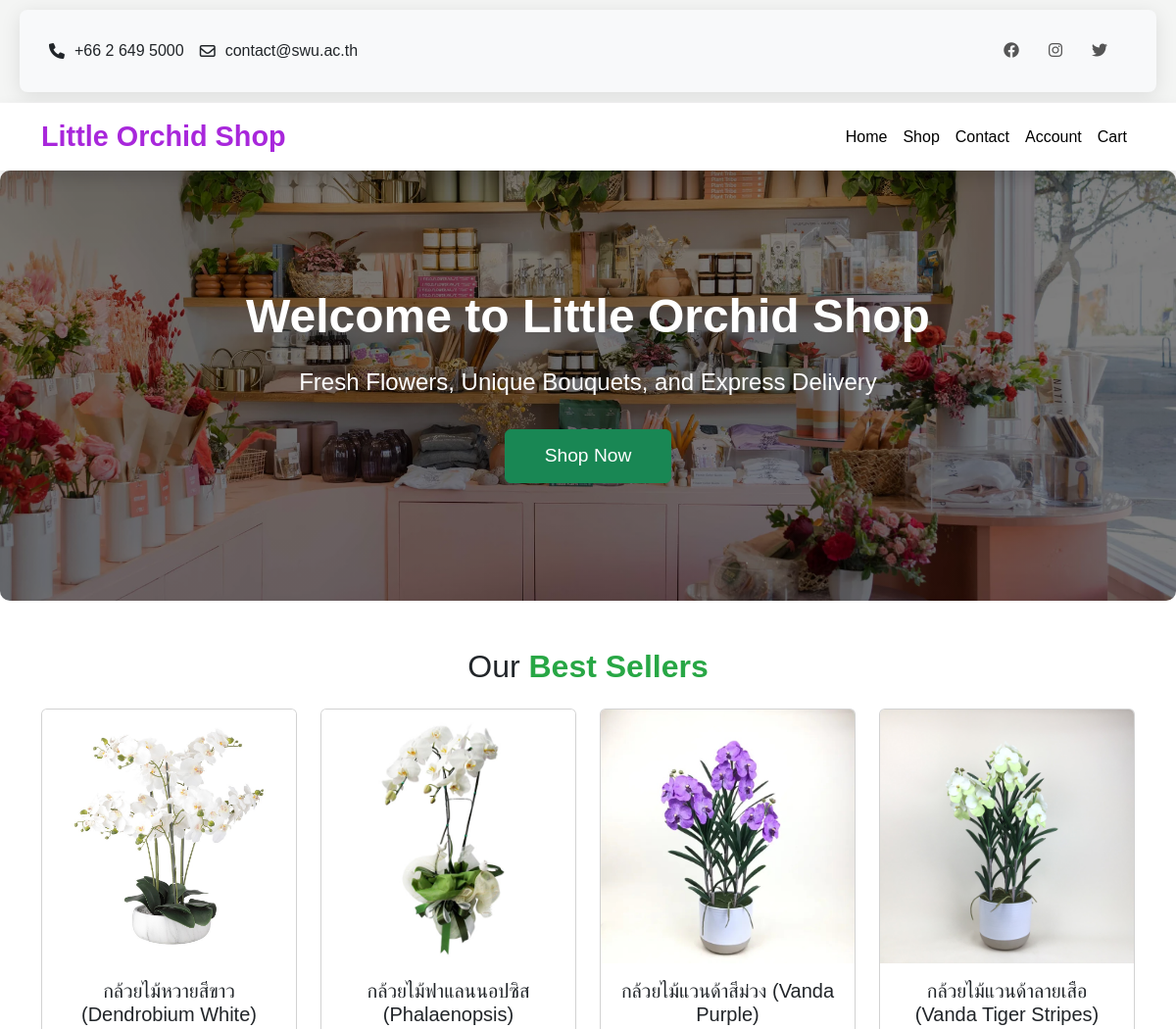
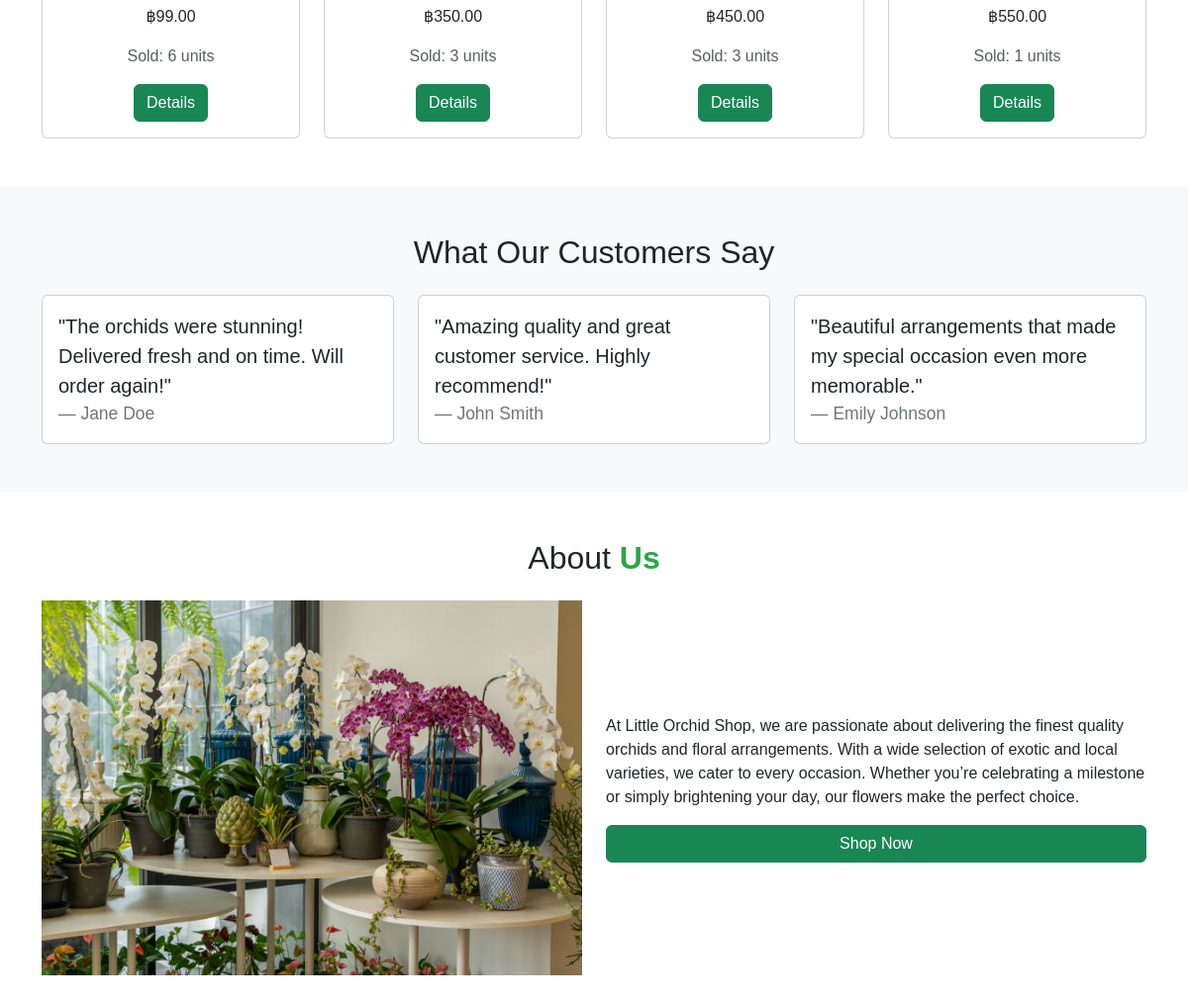
The page / on the database its author committed (2 pictures, top to bottom).
### tables this page shows
CREATE TABLE `products` (
  `product_id` int(11) NOT NULL,
  `name` varchar(100) DEFAULT NULL,
  `price` decimal(10,2) DEFAULT NULL,
  `description` text DEFAULT NULL,
  `image` varchar(255) DEFAULT NULL,
  `stock_quantity` int(11) DEFAULT 5
);

### index.php (the view, shortened to what this page needs)
<?php
include 'db.php';
?>
<!DOCTYPE html>
<html lang="en">
<head>
    <link href="https://cdn.jsdelivr.net/npm/bootstrap@5.3.2/dist/css/bootstrap.min.css" rel="stylesheet">
    <link href="https://cdnjs.cloudflare.com/ajax/libs/font-awesome/6.0.0/css/all.min.css" rel="stylesheet">
</head>
<body>
    <?php include 'header.php'; ?>
    <div class="banner mb-5 text-center">
        <h1>Welcome to Little Orchid Shop</h1>
        <p>Fresh Flowers, Unique Bouquets, and Express Delivery</p>
        <a href="products.php" class="btn btn-success">Shop Now</a>
    </div>
        <div class="container my-5">
            <h2 class="text-center mb-4">Our <span class="text-highlight">Best Sellers</span></h2>
            <div class="row">
                <?php
                $bestSellingQuery = "
                    SELECT
                        p.product_id,
                        p.name,
                        p.price,
                        p.image,
                        SUM(oi.quantity) AS total_sold
                    FROM
                        products p
                    JOIN
                        order_items oi ON p.product_id = oi.product_id
                    GROUP BY
                        p.product_id, p.name, p.price, p.image
                    ORDER BY
                        total_sold DESC
                    LIMIT 4;
                ";
                $bestSellingResult = $conn->query($bestSellingQuery);
                while ($product = $bestSellingResult->fetch_assoc()): ?>
                    <div class="col-md-3">
                        <div class="card">
                            <img src="<?php echo htmlspecialchars($product['image']); ?>" class="card-img-top" alt="<?php echo htmlspecialchars($product['name']); ?>">
                            <div class="card-body text-center">
                                <h5 class="card-title"><?php echo htmlspecialchars($product['name']); ?></h5>
                                <p class="card-text">฿<?php echo number_format($product['price'], 2); ?></p>
                                <p class="text-muted">Sold: <?php echo $product['total_sold']; ?> units</p>
                                <a href="product-detail.php?id=<?php echo $product['product_id']; ?>" class="btn btn-success">Details</a>
                            </div>
                        </div>
                    </div>
                <?php endwhile; ?>
            </div>
    </div>
    <div class="bg-light py-5">
        <div class="container">
            <h2 class="text-center mb-4">What Our Customers Say</h2>
            <div class="row">
                <div class="col-md-4">
                    <div class="card">
                        <div class="card-body">
                            <blockquote class="blockquote mb-0">
                                <p>"The orchids were stunning! Delivered fresh and on time. Will order again!"</p>
                                <footer class="blockquote-footer">Jane Doe</footer>
                            </blockquote>
                        </div>
                    </div>
                </div>
                <div class="col-md-4">
                    <div class="card">
                        <div class="card-body">
                            <blockquote class="blockquote mb-0">
                                <p>"Amazing quality and great customer service. Highly recommend!"</p>
                                <footer class="blockquote-footer">John Smith</footer>
                            </blockquote>
                        </div>
                    </div>
                </div>
                <div class="col-md-4">
                    <div class="card">
                        <div class="card-body">
                            <blockquote class="blockquote mb-0">
                                <p>"Beautiful arrangements that made my special occasion even more memorable."</p>
                                <footer class="blockquote-footer">Emily Johnson</footer>
                            </blockquote>
                        </div>
                    </div>
                </div>
            </div>
        </div>
    </div>
    <div class="container my-5">
        <h2 class="text-center mb-4">About <span class="text-highlight">Us</span></h2>
        <div class="row">
            <div class="col-md-6">
                <img src="img/about.jpg" class="img-fluid" alt="About Us">
            </div>
            <div class="col-md-6 d-flex flex-column justify-content-center">
                <p>
                    At Little Orchid Shop, we are passionate about delivering the finest quality orchids and floral arrangements.
                    With a wide selection of exotic and local varieties, we cater to every occasion.
                    Whether you’re celebrating a milestone or simply brightening your day, our flowers make the perfect choice.
                </p>
                <a href="products.php" class="btn btn-success">Shop Now</a>
            </div>
        </div>
    </div>
</body>
</html>

### index.php (style rules this page uses)
body { background-color: #f8f9fa; }
.banner { background: linear-gradient(rgba(0, 0, 0, 0.5), rgba(0, 0, 0, 0.5)), url('img/banner.webp') no-repeat center center; background-size: cover; color: white; text-align: center; padding: 120px 20px; border-radius: 10px; }
.banner h1 { font-size: 3rem; font-weight: bold; margin-bottom: 20px; }
.banner p { font-size: 1.5rem; margin-bottom: 30px; }
.banner .btn { font-size: 1.2rem; padding: 12px 40px; }
.text-highlight { color: #28a745; font-weight: bold; }

### header.php (style rules this page uses)
body { font-family: 'Alegreya', sans-serif; }

### rows shown on the page
products: image (picture), name "กล้วยไม้หวายสีขาว (Dendrobium White)", price "99.00", total_sold "6"
products: image (picture), name "กล้วยไม้ฟาแลนนอปซิส (Phalaenopsis)", price "350.00", total_sold "3"
products: image (picture), name "กล้วยไม้แวนด้าสีม่วง (Vanda Purple)", price "450.00", total_sold "3"
products: image (picture), name "กล้วยไม้แวนด้าลายเสือ (Vanda Tiger Stripes)", price "550.00", total_sold "1"
